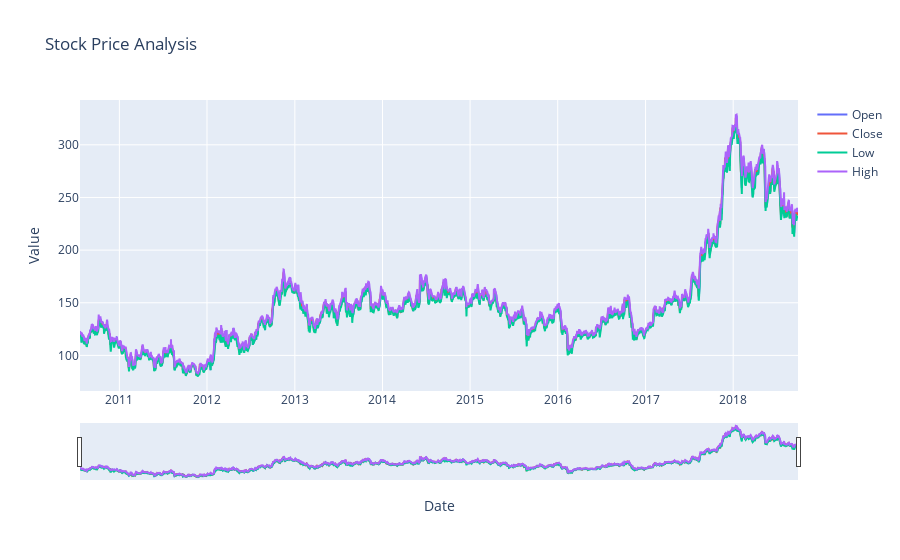

Write notebook code for a chart like this one.
### Code cell
import plotly.graph_objects as go
import matplotlib.pyplot as plt
fig=go.Figure()
fig.add_trace(go.Scatter(
    x=df['Date'],y=df['Open'],mode='lines',name='Open' ))
fig.add_trace(go.Scatter(
    x=df['Date'],y=df['Close'],mode='lines',name='Close' ))
fig.add_trace(go.Scatter(
    x=df['Date'],y=df['Low'],mode='lines',name='Low' ))
fig.add_trace(go.Scatter(
    x=df['Date'],y=df['High'],mode='lines',name='High' ))
fig.update_layout(
    title='Stock Price Analysis',
    xaxis_title='Date',
    yaxis_title='Value',
    xaxis_rangeslider_visible=True 
)
fig.show()

### Figure 1 — Plotly figure (JSON) as saved in the notebook; plotly's stock layout.template omitted (floating-point values rounded to 4 significant figures; data arrays with more than 128 entries replaced by an {"elided": "..."} marker saying what was removed)
{"data": [{"mode": "lines", "name": "Open", "type": "scatter", "x": {"elided": "2035 str values"}, "y": {"elided": "2035 float values"}}, {"mode": "lines", "name": "Close", "type": "scatter", "x": {"elided": "2035 str values"}, "y": {"elided": "2035 float values"}}, {"mode": "lines", "name": "Low", "type": "scatter", "x": {"elided": "2035 str values"}, "y": {"elided": "2035 float values"}}, {"mode": "lines", "name": "High", "type": "scatter", "x": {"elided": "2035 str values"}, "y": {"elided": "2035 float values"}}], "layout": {"title": {"text": "Stock Price Analysis"}, "xaxis": {"rangeslider": {"visible": true}, "title": {"text": "Date"}}, "yaxis": {"title": {"text": "Value"}}}}
